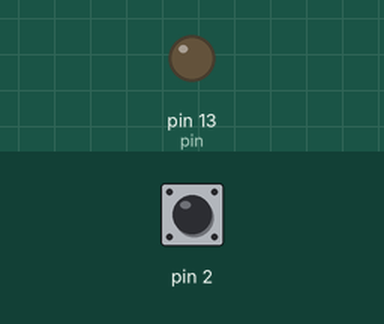
The sketch below on a simulated Arduino Uno, built with avr-gcc and run on an emulated ATmega328P. Parts: output pins drawn as LEDs (lit = HIGH). Inputs (shaded band) come from the test bench; at power-on: pin 2 HIGH.

Above: at 1.2 s.
1.3 s: pin 2 pulsed LOW 5 times (0.12 s each, 0.3 s apart)
At 1.57 s:
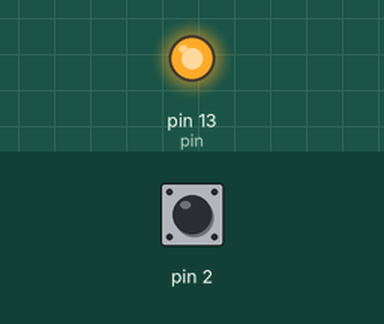
Timing chart, 0 to 4.3 s (numbered marks = the images above; inputs shaded):
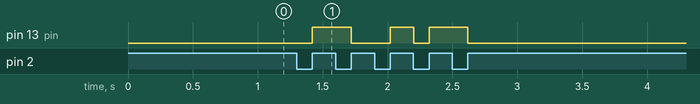

Measured:
- after the input at 1.3 s, pin 13 (pin): goes HIGH 0.30 s, LOW 0.30 s, HIGH 0.18 s, LOW 0.12 s, HIGH 0.30 s, then LOW, starting after 0.12 s

The sketch:

interrupt.ino
```cpp
int pin = 13;
volatile int state = LOW;

void setup()
{
  pinMode(pin, OUTPUT);
  pinMode(2, INPUT);
  digitalWrite(2, LOW);
  attachInterrupt(0, blink, LOW);
}

void loop()
{
  digitalWrite(pin, state);
}

void blink()
{
  state = !state;
}
```
